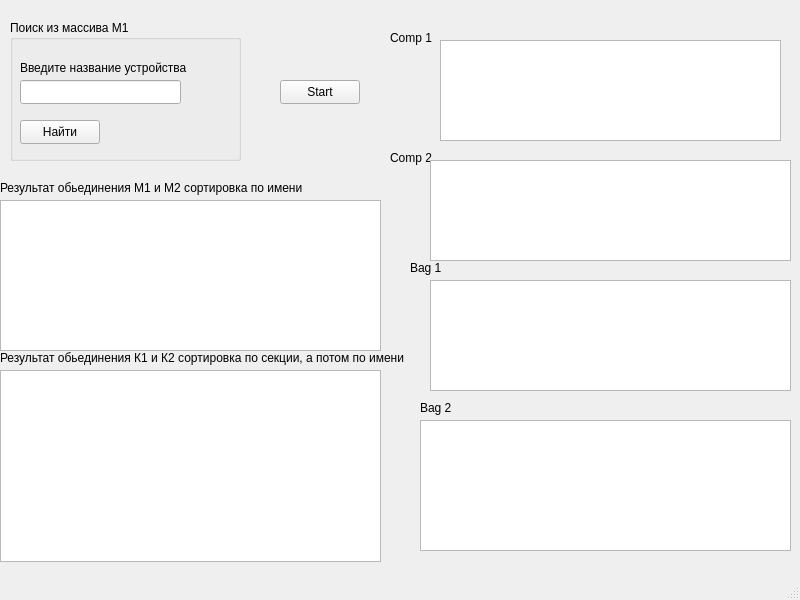
<?xml version="1.0" encoding="UTF-8"?>
<ui version="4.0">
 <class>MainWindow</class>
 <widget class="QMainWindow" name="MainWindow">
  <property name="geometry">
   <rect>
    <x>0</x>
    <y>0</y>
    <width>800</width>
    <height>600</height>
   </rect>
  </property>
  <property name="windowTitle">
   <string>MainWindow</string>
  </property>
  <widget class="QWidget" name="centralwidget">
   <widget class="QLabel" name="label">
    <property name="geometry">
     <rect>
      <x>390</x>
      <y>30</y>
      <width>49</width>
      <height>16</height>
     </rect>
    </property>
    <property name="text">
     <string>Comp 1</string>
    </property>
   </widget>
   <widget class="QLabel" name="label_2">
    <property name="geometry">
     <rect>
      <x>390</x>
      <y>150</y>
      <width>49</width>
      <height>16</height>
     </rect>
    </property>
    <property name="text">
     <string>Comp 2</string>
    </property>
   </widget>
   <widget class="QLabel" name="label_3">
    <property name="geometry">
     <rect>
      <x>410</x>
      <y>260</y>
      <width>49</width>
      <height>16</height>
     </rect>
    </property>
    <property name="text">
     <string>Bag 1</string>
    </property>
   </widget>
   <widget class="QLabel" name="label_4">
    <property name="geometry">
     <rect>
      <x>420</x>
      <y>400</y>
      <width>49</width>
      <height>16</height>
     </rect>
    </property>
    <property name="text">
     <string>Bag 2</string>
    </property>
   </widget>
   <widget class="QTableView" name="table1">
    <property name="geometry">
     <rect>
      <x>440</x>
      <y>40</y>
      <width>341</width>
      <height>101</height>
     </rect>
    </property>
   </widget>
   <widget class="QTableView" name="table2">
    <property name="geometry">
     <rect>
      <x>430</x>
      <y>160</y>
      <width>361</width>
      <height>101</height>
     </rect>
    </property>
   </widget>
   <widget class="QTableView" name="table3">
    <property name="geometry">
     <rect>
      <x>430</x>
      <y>280</y>
      <width>361</width>
      <height>111</height>
     </rect>
    </property>
   </widget>
   <widget class="QTableView" name="table4">
    <property name="geometry">
     <rect>
      <x>420</x>
      <y>420</y>
      <width>371</width>
      <height>131</height>
     </rect>
    </property>
   </widget>
   <widget class="QPushButton" name="pushButton">
    <property name="geometry">
     <rect>
      <x>280</x>
      <y>80</y>
      <width>80</width>
      <height>24</height>
     </rect>
    </property>
    <property name="text">
     <string>Start</string>
    </property>
   </widget>
   <widget class="QLabel" name="label_5">
    <property name="geometry">
     <rect>
      <x>0</x>
      <y>180</y>
      <width>341</width>
      <height>16</height>
     </rect>
    </property>
    <property name="text">
     <string>Результат обьединения М1 и М2 сортировка по имени </string>
    </property>
   </widget>
   <widget class="QTableView" name="resm">
    <property name="geometry">
     <rect>
      <x>0</x>
      <y>200</y>
      <width>381</width>
      <height>151</height>
     </rect>
    </property>
   </widget>
   <widget class="QLabel" name="label_6">
    <property name="geometry">
     <rect>
      <x>0</x>
      <y>350</y>
      <width>421</width>
      <height>16</height>
     </rect>
    </property>
    <property name="text">
     <string>Результат обьединения К1 и К2 сортировка по секции, а потом по имени</string>
    </property>
   </widget>
   <widget class="QTableView" name="tableres">
    <property name="geometry">
     <rect>
      <x>0</x>
      <y>370</y>
      <width>381</width>
      <height>192</height>
     </rect>
    </property>
   </widget>
   <widget class="QGroupBox" name="groupBox">
    <property name="geometry">
     <rect>
      <x>10</x>
      <y>20</y>
      <width>231</width>
      <height>141</height>
     </rect>
    </property>
    <property name="title">
     <string>Поиск из массива М1</string>
    </property>
    <widget class="QLabel" name="label_7">
     <property name="geometry">
      <rect>
       <x>10</x>
       <y>40</y>
       <width>201</width>
       <height>16</height>
      </rect>
     </property>
     <property name="text">
      <string>Введите название устройства</string>
     </property>
    </widget>
    <widget class="QLineEdit" name="lineEdit">
     <property name="geometry">
      <rect>
       <x>10</x>
       <y>60</y>
       <width>161</width>
       <height>24</height>
      </rect>
     </property>
    </widget>
    <widget class="QPushButton" name="pushButton_2">
     <property name="geometry">
      <rect>
       <x>10</x>
       <y>100</y>
       <width>80</width>
       <height>24</height>
      </rect>
     </property>
     <property name="text">
      <string>Найти</string>
     </property>
    </widget>
   </widget>
  </widget>
  <widget class="QMenuBar" name="menubar">
   <property name="geometry">
    <rect>
     <x>0</x>
     <y>0</y>
     <width>800</width>
     <height>21</height>
    </rect>
   </property>
  </widget>
  <widget class="QStatusBar" name="statusbar"/>
 </widget>
 <resources/>
 <connections/>
</ui>
